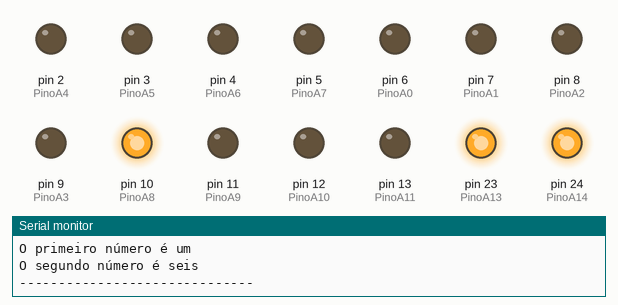
Simulated run of this sketch. Board: Arduino Mega 2560, built with avr-gcc and run on an emulated ATmega2560. Parts: output pins drawn as LEDs (lit = HIGH), the last lines printed to the serial monitor. Wiring (inferred from the names in the program): DS3231 clock at I2C address 0x68. The local clock reads 2024-03-15 10:24:30 at power-on unless the sketch sets it.

Above: at 0.2 s.
At 60.8 s:
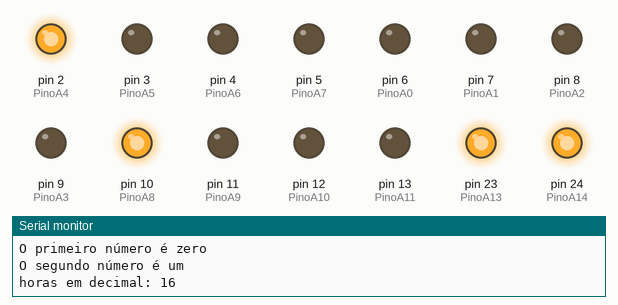
At 120.2 s:
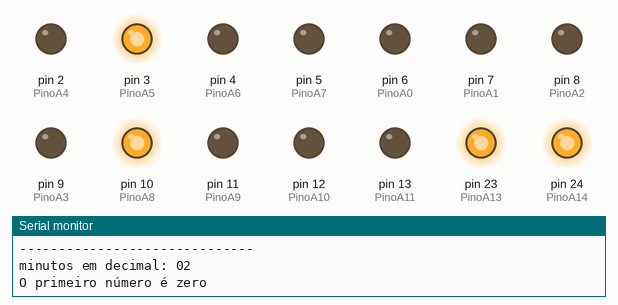
Timing chart, 0 to 121.7 s (numbered marks = the images above):
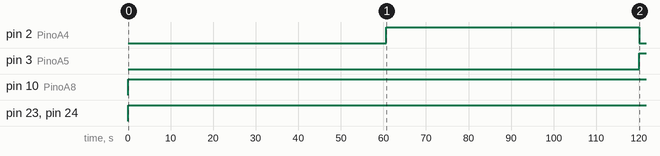

Measured:
- by itself, pin 2 (PinoA4): LOW → HIGH at 60.7 s, → LOW 59.5 s later
- by itself, pin 3 (PinoA5): LOW → HIGH at 120 s
- by itself, pin 10 (PinoA8): LOW → HIGH at 0.08 s
- by itself, pin 23 (PinoA13), pin 24 (PinoA14): LOW → HIGH at 0.11 s

The sketch:

Relogio.ino
```cpp
 #include "Wire.h"
#define DS3231_I2C_ADDRESS 0x68
//---------------------------------
// Converte de números decimais para BCD
byte decToBcd(byte val)
{return( (val/10*16) + (val%10) );}

// Converte de BCD para números decimais
byte bcdToDec(byte val)
{return( (val/16*10) + (val%16) );}
//---------------------------------

//Primeiro digito dos min
#define PinoA0 6
#define PinoA1 7
#define PinoA2 8
#define PinoA3 9

//Segundo digito dos min
#define PinoA4 2
#define PinoA5 3
#define PinoA6 4
#define PinoA7 5

//Primeiro digito das horas
#define PinoA8 10
#define PinoA9 11
#define PinoA10 12
#define PinoA11 13

//Segundo digite das horas
#define PinoA12 22
#define PinoA13 23
#define PinoA14 24
#define PinoA15 25


void setup() {
  Wire.begin(); //Inicia a comunicação com a biblioteca
  Serial.begin(9600);
  // Configure o tempo do DS3231 aqui:
  // Ordem exata: Segundos => Minutos => Horas
   setDS3231time(00,00,16);


   pinMode(PinoA0, OUTPUT);
   pinMode(PinoA1, OUTPUT);
   pinMode(PinoA2, OUTPUT);
   pinMode(PinoA3, OUTPUT);
   pinMode(PinoA4, OUTPUT);
   pinMode(PinoA5, OUTPUT);
   pinMode(PinoA6, OUTPUT);
   pinMode(PinoA7, OUTPUT);
   pinMode(PinoA8, OUTPUT);
   pinMode(PinoA9, OUTPUT);
   pinMode(PinoA10, OUTPUT);
   pinMode(PinoA11, OUTPUT);
   pinMode(PinoA12, OUTPUT);
   pinMode(PinoA13, OUTPUT);
   pinMode(PinoA14, OUTPUT);
   pinMode(PinoA15, OUTPUT);
  //Mensagem inicial serial Monitor
  Serial.println("Teste de CD4511n");
}
void setDS3231time(byte second, byte minute, byte hour)
{
  // Aplica o horário escolhido acima no DS3231
  Wire.beginTransmission(DS3231_I2C_ADDRESS);
  Wire.write(0);
  Wire.write(decToBcd(second)); // Setando segundos
  Wire.write(decToBcd(minute)); // Setando minutos
  Wire.write(decToBcd(hour)); // Setando horas
  Wire.endTransmission(); // Fim da transmissão
}
void readDS3231time(byte *second,
byte *minute,
byte *hour)
{
  Wire.beginTransmission(DS3231_I2C_ADDRESS);
  Wire.write(0); // Setar o registrador do DS3231 para 00h
  Wire.endTransmission();
  Wire.requestFrom(DS3231_I2C_ADDRESS, 7);
  // Requisita 7 bytes a partir do registro 00h
  *second = bcdToDec(Wire.read() & 0x7f);
  *minute = bcdToDec(Wire.read());
  *hour = bcdToDec(Wire.read() & 0x3f);
}
void displayTime()
{
  byte second, minute, hour;

  // Exibe os dados do DS3231
  readDS3231time(&second, &minute, &hour);

  /*------------------------------------------------------------------------------------------------------
    O Horário utilizado é separado por dígito
  --------------------------------------------------------------------------------------------------------*/

  int minuto1, minuto2;

  Serial.print("minutos em decimal: ");

  minuto1 = minute / 10;
  Serial.print(minuto1);
  minuto2 = minute % 10;
  Serial.print(minuto2);
  Serial.print("\n");

    Serial.print("O primeiro número é");
    if(minuto1 == 0) {
      digitalWrite(PinoA0, LOW);
      digitalWrite(PinoA1, LOW);
      digitalWrite(PinoA2, LOW);
      digitalWrite(PinoA3, LOW);
      Serial.print(" zero");
      //delay(1000);
      }
    if(minuto1 == 1) {
      Serial.print(" um");
      digitalWrite(PinoA0, HIGH);
      digitalWrite(PinoA1, LOW);
      digitalWrite(PinoA2, LOW);
      digitalWrite(PinoA3, LOW);
      //delay(1000);
    }
    if(minuto1 == 2){
      Serial.print(" dois");
      digitalWrite(PinoA0, LOW);
      digitalWrite(PinoA1, HIGH);
      digitalWrite(PinoA2, LOW);
      digitalWrite(PinoA3, LOW);
      //delay(1000);
    }
    if(minuto1 == 3){
      Serial.print(" três");
      digitalWrite(PinoA0, HIGH);
      digitalWrite(PinoA1, HIGH);
      digitalWrite(PinoA2, LOW);
      digitalWrite(PinoA3, LOW);
      //delay(1000);
    }
    if(minuto1 == 4){
      Serial.print(" quatro");
      digitalWrite(PinoA0, LOW);
      digitalWrite(PinoA1, LOW);
      digitalWrite(PinoA2, HIGH);
      digitalWrite(PinoA3, LOW);
      //delay(1000);
    }
    if(minuto1 == 5){
      Serial.print(" cinco");
      digitalWrite(PinoA0, HIGH);
      digitalWrite(PinoA1, LOW);
      digitalWrite(PinoA2, HIGH);
      digitalWrite(PinoA3, LOW);
      //delay(1000);
    }


    // Pula linha
      Serial.println("");

    Serial.print("O segundo número é");
    if(minuto2 == 0) {Serial.print(" zero");
      digitalWrite(PinoA4, LOW);
      digitalWrite(PinoA5, LOW);
      digitalWrite(PinoA6, LOW);
      digitalWrite(PinoA7, LOW);}
    if(minuto2 == 1){ Serial.print(" um");
      digitalWrite(PinoA4, HIGH);
      digitalWrite(PinoA5, LOW);
      digitalWrite(PinoA6, LOW);
      digitalWrite(PinoA7, LOW);}
    if(minuto2 == 2) {Serial.print(" dois");
      digitalWrite(PinoA4, LOW);
      digitalWrite(PinoA5, HIGH);
      digitalWrite(PinoA6, LOW);
      digitalWrite(PinoA7, LOW);}
    if(minuto2 == 3){ Serial.print(" três");
      digitalWrite(PinoA4, HIGH);
      digitalWrite(PinoA5, HIGH);
      digitalWrite(PinoA6, LOW);
      digitalWrite(PinoA7, LOW);}
    if(minuto2 == 4){ Serial.print(" quatro");
      digitalWrite(PinoA4, LOW);
      digitalWrite(PinoA5, LOW);
      digitalWrite(PinoA6, HIGH);
      digitalWrite(PinoA7, LOW);}
    if(minuto2 == 5){ Serial.print(" cinco");
      digitalWrite(PinoA4, HIGH);
      digitalWrite(PinoA5, LOW);
      digitalWrite(PinoA6, HIGH);
      digitalWrite(PinoA7, LOW);}
    if(minuto2 == 6){ Serial.print(" seis");
      digitalWrite(PinoA4, LOW);
      digitalWrite(PinoA5, HIGH);
      digitalWrite(PinoA6, HIGH);
      digitalWrite(PinoA7, LOW);}
    if(minuto2 == 7){ Serial.print(" sete");
      digitalWrite(PinoA4, HIGH);
      digitalWrite(PinoA5, HIGH);
      digitalWrite(PinoA6, HIGH);
      digitalWrite(PinoA7, LOW);}
    if(minuto2 == 8) {Serial.print(" oito");
      digitalWrite(PinoA4, LOW);
      digitalWrite(PinoA5, LOW);
      digitalWrite(PinoA6, LOW);
      digitalWrite(PinoA7, HIGH);}
    if(minuto2 == 9){ Serial.print(" nove");
      digitalWrite(PinoA4, HIGH);
      digitalWrite(PinoA5, LOW);
      digitalWrite(PinoA6, LOW);
      digitalWrite(PinoA7, HIGH);}

       int hora1, hora2;

  Serial.print("\nhoras em decimal: ");

  hora1 = hour / 10;
  Serial.print(hora1);
  hora2 = hour % 10;
  Serial.print(hora2);
  Serial.print("\n");

    Serial.print("O primeiro número é");
    if(hora1 == 0) {
      digitalWrite(PinoA8, LOW);
      digitalWrite(PinoA9, LOW);
      digitalWrite(PinoA10, LOW);
      digitalWrite(PinoA11, LOW);
      Serial.print(" zero");
      //delay(1000);
      }
    if(hora1 == 1) {
      Serial.print(" um");
      digitalWrite(PinoA8, HIGH);
      digitalWrite(PinoA9, LOW);
      digitalWrite(PinoA10, LOW);
      digitalWrite(PinoA11, LOW);
      //delay(1000);
    }
    if(hora1 == 2){
      Serial.print(" dois");
      digitalWrite(PinoA8, LOW);
      digitalWrite(PinoA9, HIGH);
      digitalWrite(PinoA10, LOW);
      digitalWrite(PinoA11, LOW);
      //delay(1000);
    }

    // Pula linha
      Serial.println("");

    Serial.print("O segundo número é");
    if(hora2 == 0) {Serial.print(" zero");
      digitalWrite(PinoA12, LOW);
      digitalWrite(PinoA13, LOW);
      digitalWrite(PinoA14, LOW);
      digitalWrite(PinoA15, LOW);}
    if(hora2 == 1){ Serial.print(" um");
      digitalWrite(PinoA12, HIGH);
      digitalWrite(PinoA13, LOW);
      digitalWrite(PinoA14, LOW);
      digitalWrite(PinoA15, LOW);}
    if(hora2 == 2) {Serial.print(" dois");
      digitalWrite(PinoA12, LOW);
      digitalWrite(PinoA13, HIGH);
      digitalWrite(PinoA14, LOW);
      digitalWrite(PinoA15, LOW);}
    if(hora2 == 3){ Serial.print(" três");
      digitalWrite(PinoA12, HIGH);
      digitalWrite(PinoA13, HIGH);
      digitalWrite(PinoA14, LOW);
      digitalWrite(PinoA15, LOW);}
    if(hora2 == 4){ Serial.print(" quatro");
      digitalWrite(PinoA12, LOW);
      digitalWrite(PinoA13, LOW);
      digitalWrite(PinoA14, HIGH);
      digitalWrite(PinoA15, LOW);}
    if(hora2 == 5){ Serial.print(" cinco");
      digitalWrite(PinoA12, HIGH);
      digitalWrite(PinoA13, LOW);
      digitalWrite(PinoA14, HIGH);
      digitalWrite(PinoA15, LOW);}
    if(hora2 == 6){ Serial.print(" seis");
      digitalWrite(PinoA12, LOW);
      digitalWrite(PinoA13, HIGH);
      digitalWrite(PinoA14, HIGH);
      digitalWrite(PinoA15, LOW);}
    if(hora2 == 7){ Serial.print(" sete");
      digitalWrite(PinoA12, HIGH);
      digitalWrite(PinoA13, HIGH);
      digitalWrite(PinoA14, HIGH);
      digitalWrite(PinoA15, LOW);}
    if(hora2 == 8) {Serial.print(" oito");
      digitalWrite(PinoA12, LOW);
      digitalWrite(PinoA13, LOW);
      digitalWrite(PinoA14, LOW);
      digitalWrite(PinoA15, HIGH);}
    if(hora2 == 9){ Serial.print(" nove");
      digitalWrite(PinoA12, HIGH);
      digitalWrite(PinoA13, LOW);
      digitalWrite(PinoA14, LOW);
      digitalWrite(PinoA15, HIGH);}


 // Pula linha
  Serial.println("");

 // Printa uma linha de 30 "-"
  for(int i=0; i<15; i++){
  Serial.print("--");}

 // Pula linha
  Serial.println("");


}


void loop() {
  // put your main code here, to run repeatedly:
  displayTime(); // Chamada de função para exibir o tempo real
  delay(1000); // Exibe a cada segundo
}
```
